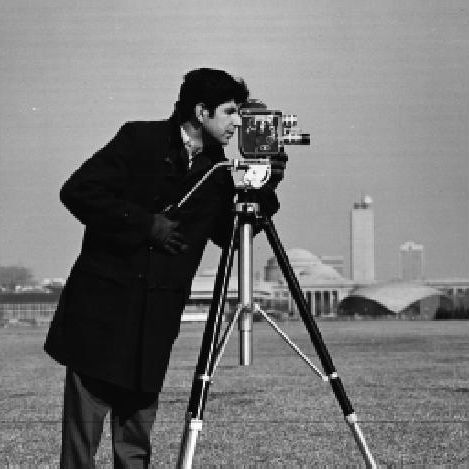
#> input picture Transformaciones_Escala_de_Grises/images/camarografo.jpg, 469 x 469 px
$ jupyter execute Reto_1.ipynb
#> lines starting #> are read from the running program, lines starting #| are printed output that depends on the picture
[cell 1]
#Import Libraries

import numpy as np
import matplotlib.pyplot as plt
from PIL import Image

[cell 2]
#function

def filtro_gamma(imagen, c, gamma):
#> called with imagen = 'images/camarografo.jpg', c = 1, gamma = 1
    A = Image.open(imagen)
#> A is the input picture: PIL image 469x469 L; min 0, max 255, mean 118.7
    A = np.array(A).astype(np.double)
#> A: shape (469, 469) float64

    B = c*np.power(A,gamma)
    B = np.array(B).astype(np.uint8)
    plt.imshow(B,cmap=plt.cm.gray)

[cell 3]
filtro_gamma("images/camarografo.jpg",1,1)

[cell 4]
def graph(imagen, c, gamma):
    A = Image.open(imagen)
    A = np.array(A).astype(np.double)
    A = np.resize(A,np.size(A))

    #X = np.arange(0,255,1)

    Y = c*np.power(A,gamma)

    plt.plot(A,Y)

[cell 5]
graph("images/camarografo.jpg",1,2)
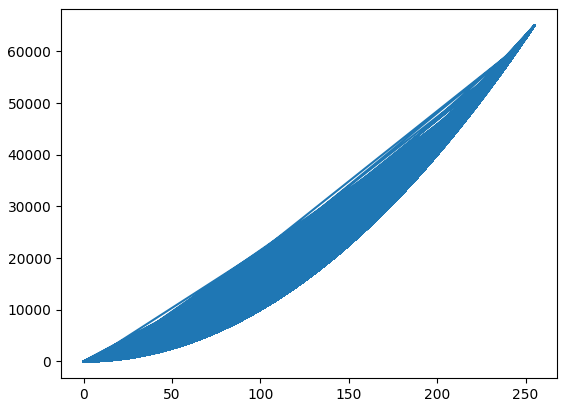
#> figure drawn by matplotlib, 1 panel


$ run again, with Transformaciones_Escala_de_Grises/images/boat.jpg copied over Transformaciones_Escala_de_Grises/images/camarografo.jpg
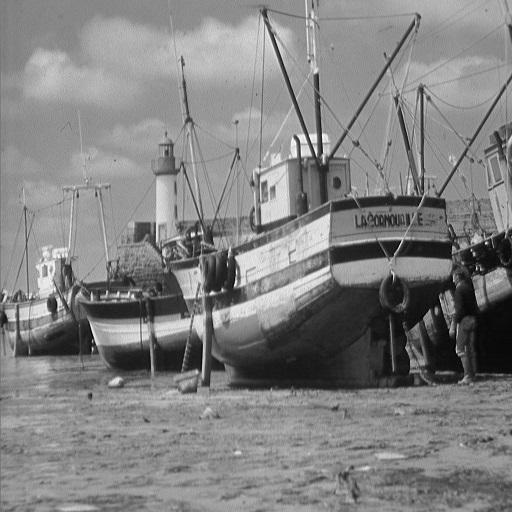
#> input picture Transformaciones_Escala_de_Grises/images/boat.jpg, 512 x 512 px
#> in filtro_gamma, A is the input picture: PIL image 512x512 L; min 0, max 255, mean 129.7
#> A: shape (512, 512) float64
#> `[cell 5] graph("images/camarografo.jpg",1,2)`:
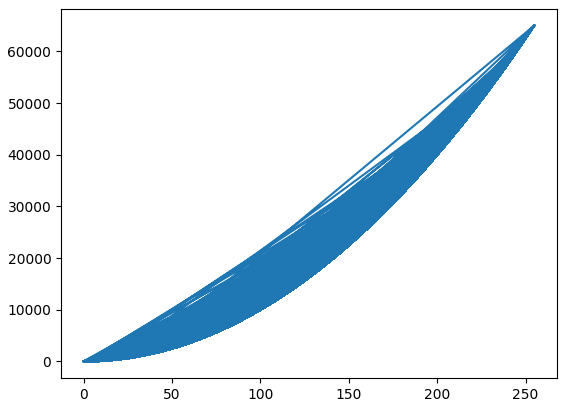
#> figure drawn by matplotlib, 1 panel
